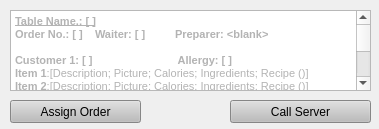
        <widget class="QWidget" name="scrollAreaWidgetContents_2">
         <property name="geometry">
          <rect>
           <x>0</x>
           <y>0</y>
           <width>379</width>
           <height>129</height>
          </rect>
         </property>
         <widget class="QTextBrowser" name="textBrowser_OP_OrderB">
          <property name="geometry">
           <rect>
            <x>10</x>
            <y>10</y>
            <width>361</width>
            <height>81</height>
           </rect>
          </property>
          <property name="html">
           <string>&lt;!DOCTYPE HTML PUBLIC &quot;-//W3C//DTD HTML 4.0//EN&quot; &quot;http://www.w3.org/TR/REC-html40/strict.dtd&quot;&gt;
&lt;html&gt;&lt;head&gt;&lt;meta name=&quot;qrichtext&quot; content=&quot;1&quot; /&gt;&lt;style type=&quot;text/css&quot;&gt;
p, li { white-space: pre-wrap; }
&lt;/style&gt;&lt;/head&gt;&lt;body style=&quot; font-family:'MS Shell Dlg 2'; font-size:8.25pt; font-weight:400; font-style:normal;&quot;&gt;
&lt;p style=&quot; margin-top:0px; margin-bottom:0px; margin-left:0px; margin-right:0px; -qt-block-indent:0; text-indent:0px;&quot;&gt;&lt;span style=&quot; font-weight:600; text-decoration: underline; color:#b3b3b3;&quot;&gt;Table Name.: [ ]&lt;/span&gt;&lt;/p&gt;
&lt;p style=&quot; margin-top:0px; margin-bottom:0px; margin-left:0px; margin-right:0px; -qt-block-indent:0; text-indent:0px;&quot;&gt;&lt;span style=&quot; font-weight:600; color:#b3b3b3;&quot;&gt;Order No.: [ ]	Waiter: [ ] 	Preparer: &amp;lt;blank&amp;gt;&lt;/span&gt;&lt;/p&gt;
&lt;p style=&quot;-qt-paragraph-type:empty; margin-top:0px; margin-bottom:0px; margin-left:0px; margin-right:0px; -qt-block-indent:0; text-indent:0px;&quot;&gt;&lt;br /&gt;&lt;/p&gt;
&lt;p style=&quot; margin-top:0px; margin-bottom:0px; margin-left:0px; margin-right:0px; -qt-block-indent:0; text-indent:0px;&quot;&gt;&lt;span style=&quot; font-weight:600; color:#b3b3b3;&quot;&gt;Customer 1: [ ]		 Allergy: [ ]&lt;/span&gt;&lt;/p&gt;
&lt;p style=&quot; margin-top:0px; margin-bottom:0px; margin-left:0px; margin-right:0px; -qt-block-indent:0; text-indent:0px;&quot;&gt;&lt;span style=&quot; font-weight:600; color:#b3b3b3;&quot;&gt;Item 1&lt;/span&gt;&lt;span style=&quot; color:#b3b3b3;&quot;&gt;:[Description; Picture; Calories; Ingredients; Recipe ()]&lt;/span&gt;&lt;/p&gt;
&lt;p style=&quot; margin-top:0px; margin-bottom:0px; margin-left:0px; margin-right:0px; -qt-block-indent:0; text-indent:0px;&quot;&gt;&lt;span style=&quot; font-weight:600; color:#b3b3b3;&quot;&gt;Item 2&lt;/span&gt;&lt;span style=&quot; color:#b3b3b3;&quot;&gt;:[Description; Picture; Calories; Ingredients; Recipe ()]&lt;/span&gt;&lt;/p&gt;
&lt;p style=&quot; margin-top:0px; margin-bottom:0px; margin-left:0px; margin-right:0px; -qt-block-indent:0; text-indent:0px;&quot;&gt;&lt;span style=&quot; font-weight:600; color:#b3b3b3;&quot;&gt;Item 3&lt;/span&gt;&lt;span style=&quot; color:#b3b3b3;&quot;&gt;:[Description; Picture; Calories; Ingredients; Recipe ()]&lt;/span&gt;&lt;/p&gt;
&lt;p style=&quot; margin-top:0px; margin-bottom:0px; margin-left:0px; margin-right:0px; -qt-block-indent:0; text-indent:0px;&quot;&gt;&lt;span style=&quot; font-weight:600; color:#b3b3b3;&quot;&gt;Item 4:&lt;/span&gt;&lt;span style=&quot; color:#b3b3b3;&quot;&gt; [Description; Picture; Calories; Ingredients; Recipe ()]&lt;/span&gt;&lt;/p&gt;
&lt;p style=&quot;-qt-paragraph-type:empty; margin-top:0px; margin-bottom:0px; margin-left:0px; margin-right:0px; -qt-block-indent:0; text-indent:0px; color:#b3b3b3;&quot;&gt;&lt;br /&gt;&lt;/p&gt;
&lt;p style=&quot; margin-top:0px; margin-bottom:0px; margin-left:0px; margin-right:0px; -qt-block-indent:0; text-indent:0px;&quot;&gt;&lt;span style=&quot; font-weight:600; color:#b3b3b3;&quot;&gt;Customer 2: [ ]		Allergy: [ ]&lt;/span&gt;&lt;/p&gt;
&lt;p style=&quot; margin-top:0px; margin-bottom:0px; margin-left:0px; margin-right:0px; -qt-block-indent:0; text-indent:0px;&quot;&gt;&lt;span style=&quot; font-weight:600; color:#b3b3b3;&quot;&gt;Item 1&lt;/span&gt;&lt;span style=&quot; color:#b3b3b3;&quot;&gt;:[Description; Picture; Calories; Ingredients; Recipe ()]&lt;/span&gt;&lt;/p&gt;
&lt;p style=&quot; margin-top:0px; margin-bottom:0px; margin-left:0px; margin-right:0px; -qt-block-indent:0; text-indent:0px;&quot;&gt;&lt;span style=&quot; font-weight:600; color:#b3b3b3;&quot;&gt;Item 2&lt;/span&gt;&lt;span style=&quot; color:#b3b3b3;&quot;&gt;:[Description; Picture; Calories; Ingredients; Recipe ()]&lt;/span&gt;&lt;/p&gt;
&lt;p style=&quot; margin-top:0px; margin-bottom:0px; margin-left:0px; margin-right:0px; -qt-block-indent:0; text-indent:0px;&quot;&gt;&lt;span style=&quot; font-weight:600; color:#b3b3b3;&quot;&gt;Item 3&lt;/span&gt;&lt;span style=&quot; color:#b3b3b3;&quot;&gt;:[Description; Picture; Calories; Ingredients; Recipe ()]&lt;/span&gt;&lt;/p&gt;
&lt;p style=&quot; margin-top:0px; margin-bottom:0px; margin-left:0px; margin-right:0px; -qt-block-indent:0; text-indent:0px;&quot;&gt;&lt;span style=&quot; font-weight:600; color:#b3b3b3;&quot;&gt;Item 4:&lt;/span&gt;&lt;span style=&quot; color:#b3b3b3;&quot;&gt; [Description; Picture; Calories; Ingredients; Recipe ()]&lt;/span&gt;&lt;/p&gt;
&lt;p style=&quot;-qt-paragraph-type:empty; margin-top:0px; margin-bottom:0px; margin-left:0px; margin-right:0px; -qt-block-indent:0; text-indent:0px;&quot;&gt;&lt;br /&gt;&lt;/p&gt;
&lt;p style=&quot; margin-top:0px; margin-bottom:0px; margin-left:0px; margin-right:0px; -qt-block-indent:0; text-indent:0px;&quot;&gt;&lt;span style=&quot; font-weight:600; color:#b3b3b3;&quot;&gt;Customer 3: [ ]		Allergy: [ ]&lt;/span&gt;&lt;/p&gt;
&lt;p style=&quot; margin-top:0px; margin-bottom:0px; margin-left:0px; margin-right:0px; -qt-block-indent:0; text-indent:0px;&quot;&gt;&lt;span style=&quot; font-weight:600; color:#b3b3b3;&quot;&gt;Item 1&lt;/span&gt;&lt;span style=&quot; color:#b3b3b3;&quot;&gt;:[Description; Picture; Calories; Ingredients; Recipe ()]&lt;/span&gt;&lt;/p&gt;
&lt;p style=&quot; margin-top:0px; margin-bottom:0px; margin-left:0px; margin-right:0px; -qt-block-indent:0; text-indent:0px;&quot;&gt;&lt;span style=&quot; font-weight:600; color:#b3b3b3;&quot;&gt;Item 2&lt;/span&gt;&lt;span style=&quot; color:#b3b3b3;&quot;&gt;:[Description; Picture; Calories; Ingredients; Recipe ()]&lt;/span&gt;&lt;/p&gt;
&lt;p style=&quot; margin-top:0px; margin-bottom:0px; margin-left:0px; margin-right:0px; -qt-block-indent:0; text-indent:0px;&quot;&gt;&lt;span style=&quot; font-weight:600; color:#b3b3b3;&quot;&gt;Item 3&lt;/span&gt;&lt;span style=&quot; color:#b3b3b3;&quot;&gt;:[Description; Picture; Calories; Ingredients; Recipe ()]&lt;/span&gt;&lt;/p&gt;
&lt;p style=&quot; margin-top:0px; margin-bottom:0px; margin-left:0px; margin-right:0px; -qt-block-indent:0; text-indent:0px;&quot;&gt;&lt;span style=&quot; font-weight:600; color:#b3b3b3;&quot;&gt;Item 4:&lt;/span&gt;&lt;span style=&quot; color:#b3b3b3;&quot;&gt; [Description; Picture; Calories; Ingredients; Recipe ()]&lt;/span&gt;&lt;/p&gt;
&lt;p style=&quot;-qt-paragraph-type:empty; margin-top:0px; margin-bottom:0px; margin-left:0px; margin-right:0px; -qt-block-indent:0; text-indent:0px;&quot;&gt;&lt;br /&gt;&lt;/p&gt;
&lt;p style=&quot; margin-top:0px; margin-bottom:0px; margin-left:0px; margin-right:0px; -qt-block-indent:0; text-indent:0px;&quot;&gt;&lt;span style=&quot; font-weight:600; color:#b3b3b3;&quot;&gt;Customer 4: [ ]		Allergy: [ ]&lt;/span&gt;&lt;/p&gt;
&lt;p style=&quot; margin-top:0px; margin-bottom:0px; margin-left:0px; margin-right:0px; -qt-block-indent:0; text-indent:0px;&quot;&gt;&lt;span style=&quot; font-weight:600; color:#b3b3b3;&quot;&gt;Item 1&lt;/span&gt;&lt;span style=&quot; color:#b3b3b3;&quot;&gt;:[Description; Picture; Calories; Ingredients; Recipe ()]&lt;/span&gt;&lt;/p&gt;
&lt;p style=&quot; margin-top:0px; margin-bottom:0px; margin-left:0px; margin-right:0px; -qt-block-indent:0; text-indent:0px;&quot;&gt;&lt;span style=&quot; font-weight:600; color:#b3b3b3;&quot;&gt;Item 2&lt;/span&gt;&lt;span style=&quot; color:#b3b3b3;&quot;&gt;:[Description; Picture; Calories; Ingredients; Recipe ()]&lt;/span&gt;&lt;/p&gt;
&lt;p style=&quot; margin-top:0px; margin-bottom:0px; margin-left:0px; margin-right:0px; -qt-block-indent:0; text-indent:0px;&quot;&gt;&lt;span style=&quot; font-weight:600; color:#b3b3b3;&quot;&gt;Item 3&lt;/span&gt;&lt;span style=&quot; color:#b3b3b3;&quot;&gt;:[Description; Picture; Calories; Ingredients; Recipe ()]&lt;/span&gt;&lt;/p&gt;
&lt;p style=&quot; margin-top:0px; margin-bottom:0px; margin-left:0px; margin-right:0px; -qt-block-indent:0; text-indent:0px;&quot;&gt;&lt;span style=&quot; font-weight:600; color:#b3b3b3;&quot;&gt;Item 4:&lt;/span&gt;&lt;span style=&quot; color:#b3b3b3;&quot;&gt; [Description; Picture; Calories; Ingredients; Recipe ()]&lt;/span&gt;&lt;/p&gt;&lt;/body&gt;&lt;/html&gt;</string>
          </property>
         </widget>
         <widget class="QPushButton" name="pushButton_OP_OrderB_Assign">
          <property name="geometry">
           <rect>
            <x>10</x>
            <y>100</y>
            <width>131</width>
            <height>23</height>
           </rect>
          </property>
          <property name="styleSheet">
           <string notr="true">background-color: rgb(188, 188, 188);
font: 57 10pt &quot;Counter-Strike&quot;;</string>
          </property>
          <property name="text">
           <string>Assign Order</string>
          </property>
         </widget>
         <widget class="QPushButton" name="pushButton_OP_OrderB_Call">
          <property name="geometry">
           <rect>
            <x>230</x>
            <y>100</y>
            <width>141</width>
            <height>23</height>
           </rect>
          </property>
          <property name="styleSheet">
           <string notr="true">background-color: rgb(188, 188, 188);
font: 57 10pt &quot;Counter-Strike&quot;;</string>
          </property>
          <property name="text">
           <string>Call Server</string>
          </property>
         </widget>
        </widget>
